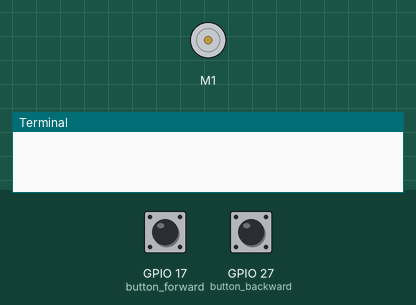
This program was run on a simulated Raspberry Pi (BCM pin numbers). Parts: DC motor (green arrow = forward, orange = backward, longer = faster), the last lines printed to the terminal. Inputs (shaded band) come from the test bench; at power-on: GPIO 17 (button_forward) HIGH, GPIO 27 (button_backward) HIGH.

Above: at 1.2 s.
1.3 s: GPIO 17 (button_forward) pulled LOW for 1 s
At 2.1 s:
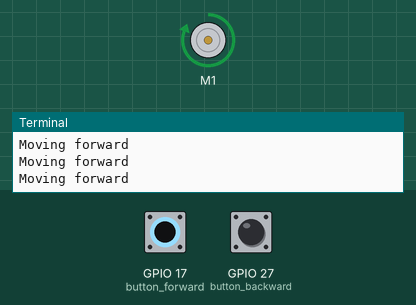
3.8 s: GPIO 27 (button_backward) pulled LOW for 1 s
At 4.6 s:
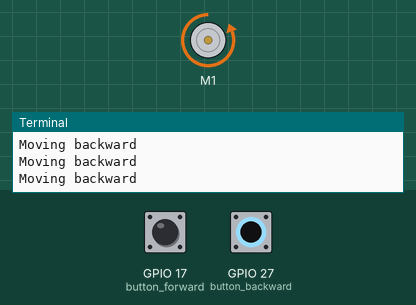
6.3 s: GPIO 27 (button_backward) pulled LOW for 3.2 s
At 10.1 s:
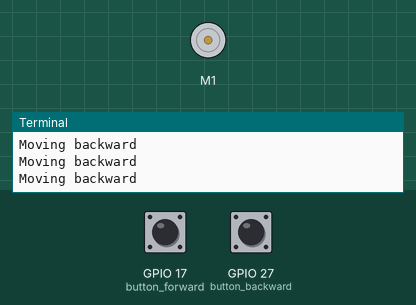
11.0 s: GPIO 17 (button_forward) pulled LOW for 3.2 s
At 11.5 s:
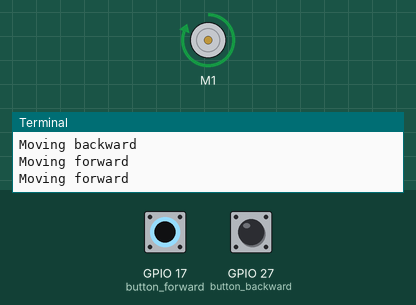
Timing chart, 0 to 15.7 s (numbered marks = the images above; inputs shaded):
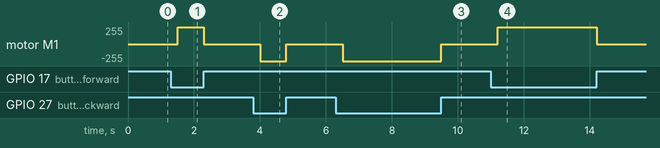

Measured:
- after the input at 1.3 s, motor M1: stopped → forward 255/255 after 0.20 s, → stopped 0.80 s later
- after the input at 3.8 s, motor M1: stopped → backward 255/255 after 0.20 s, → stopped 0.80 s later
- after the input at 6.3 s, motor M1: stopped → backward 255/255 after 0.20 s, → stopped 3.0 s later
- after the input at 11.0 s, motor M1: stopped → forward 255/255 after 0.20 s, → stopped 3.0 s later

The program:

prog01_dcmotor_buttons.py
```python
from gpiozero import Motor, Button

motor = Motor(forward=23, backward = 24, enable=25)  # Motor(23,24,25)
button_forward = Button(17)
button_backward = Button(27)

button_forward.hold_time = 0.2
button_forward.hold_repeat = True

button_backward.hold_time = 0.2
button_backward.hold_repeat = True


def rotate(button, m, direction='forward'):
    if button.is_pressed:
        if direction == 'forward':
            print('Moving forward')
            return m.forward()
        if direction == 'backward':
            print('Moving backward')
            return m.backward()

def motor_stop(button, m):
    m.stop()


button_forward.when_held = lambda : rotate(button_forward, motor, direction='forward')
button_forward.when_released = lambda : motor_stop(button_forward, motor)

button_backward.when_held = lambda : rotate(button_backward, motor, direction='backward')
button_backward.when_released = lambda : motor_stop(button_backward, motor)


while True:
    pass
```
